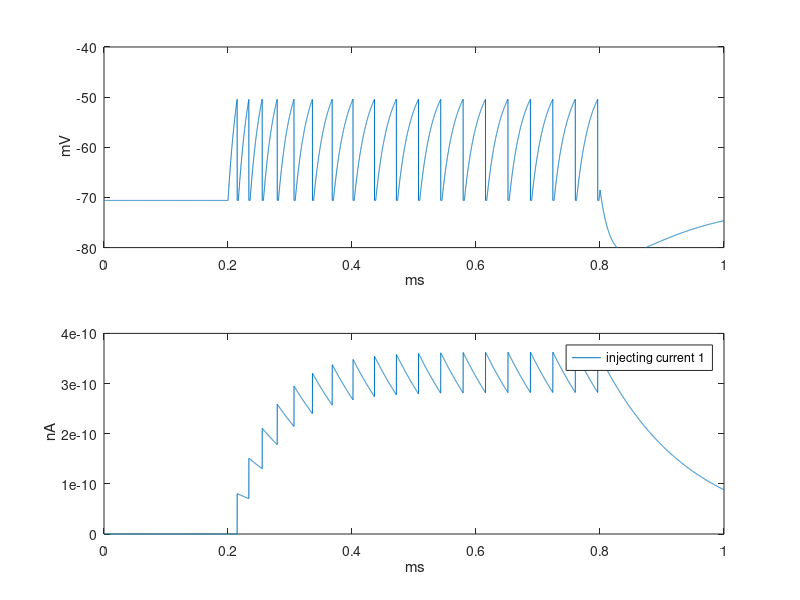

Write the MATLAB code that produced this figure.
% Simplified Adaptive Exponential LIF model ('AdEx'/'aEIF', Brette & Gerstner (2005))
% Calculating the firing rate for a single neuron, applying the different
% current amplitude
% ************************************************************************
% Author : Mohammad Hovaidi Ardestani, Po-Hsuan Huang
% Date and Place : 30.11.2015, CIN, Tuebingen

I_e = 0.9;  % in nano Amphere
dt= 0.1*1e-3; % in ms
%function [v,FR] = simp_Aeif_V_m(I_e,dt)

    Cm = 0.45e-9;   % membrane capacitance
    gL = 25e-9;     % leak conductance
    EL = -70.6e-3;  % leak reversal
    Vt = -50.4e-3;  % threshold potential
    Vp = 20e-3;     % peak potential
    Vr = EL;        % reset potential
    Dt = 2e-3;      % rise slope factor
    a = 0;       % 'sub-threshold' adaptation conductance
    b = 0.0805e-9;  % 'sra' current increment
    taum = Cm/gL;   % membrane time constant
    tauw = 0.144;   % adaptation time constant (~Ca-activated K current inactivation)
    dt=dt;       % time step
    tmax = 1;        % simulation time
    T = dt:dt:tmax;   % time step vector
    tau_R = 2e-3;
    Re_t = tau_R/dt;

    Isigma = 0*0.005;                            % noise fraction of above
    istart = floor(0.2*length(T));
    iend = floor(0.8*length(T));
    TimeWindow = iend-istart;
    I = zeros(1,length(T));                      % applied current vector

    v = EL*ones(1,length(T));  % membrane potential vector
    w = zeros(1,length(T));             % adaptaion variable (~Ca-K current) 
    g = zeros(1,length(T));             % total synaptic conductance variables vector
    E = zeros(1,length(T));             % synaptic reversal potentials vector


% 
                         % Loop counter to calculate  the firing rate
    I0 = 1e-9;                         % applied current

    FiringNeurons = zeros(1,length(T));
    spike_num=0;    
 
    %%
    I(istart:iend) = I_e*I0; % +y;
    % initialise current pulse with white noise

        for t = Re_t:length(T)

            if ((sum(FiringNeurons(t-Re_t+1:t))) == 0) % refractory period : no membrane potential change with 2ms window of activation.
               
    
                                    % updated value v(i) is used in synaptic current to avoid instability
                  v(t) = v(t-1) + dt/Cm*(gL*(EL-v(t-1)) - w(t-1) + I(t-1));
                 
                  w(t) = w(t-1) + dt/tauw*(a*(v(t)-EL) - w(t-1)); %update adaptation conductance
                if v(t) >= Vt                                % if spike
                    FiringNeurons(1,t) = 1;
                    spike_num=spike_num+1;
                    v(t) = Vr;                              % reset/update v and w   
                    w(t) = w(t-1) +b;
                end
                
            else
                v(t) = Vr;
                w(t) = w(t-1) + dt/tauw*(a*(v(t)-EL) - w(t-1)); %update adaptation conductance

            end
        end


           
   
ISI = diff(T(FiringNeurons==1));
FR = ISI(end)^-1;



%% Plot Dynamics
% %% figure(1)
% plot(I_f*1e9,FR1,'LineWidth',1.7)
% axis([ min(I_f)*1e9 max(I_f)*1e9 0 max(FR1)])
% % axis([ min(I_f) max(I_f) 0 1.1])
% ylabel('Firing Rate')
% %xlabel(['Current amplitude is multipled by I_0 = ',num2str(I0),' would be ', num2str(M(end)*I0),'(A)'])
% xlabel('Current amplitude [nA]')
% % xlabel('Current amplitude [A]')
% title('f-I curve(aEIF)')
%%
figure(2)
subplot(211)
plot(T,1000*v)
ylabel(' mV')
xlabel(' ms')
ylim([-80,-40])
str = sprintf('injecting current %1.f', I_e );
subplot(212)
plot(T,w)
ylabel(' nA')
xlabel(' ms')
legend(str)
